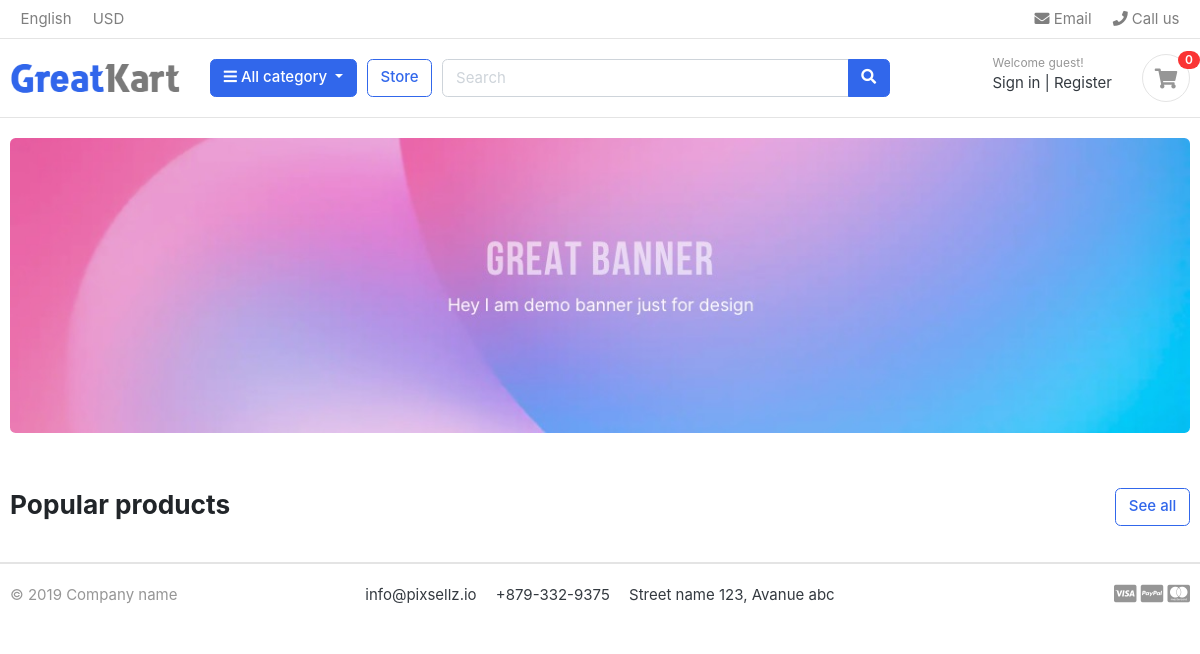
The app's page /, older data.
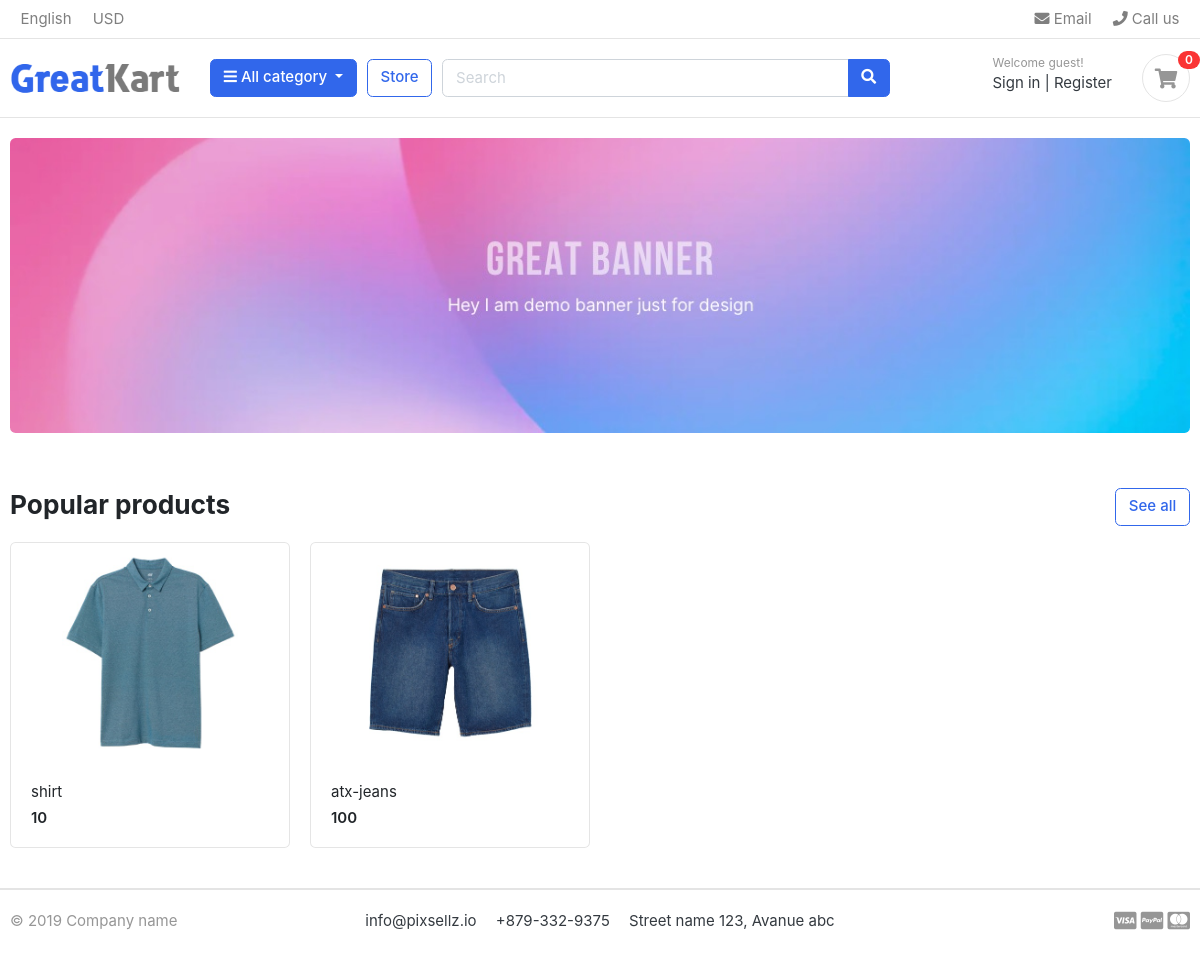
The same page, newer data.
### store/models.py (models this page shows, shortened)
class Product(models.Model):
    product_name    = models.CharField(max_length=200, unique=True)
    slug            = models.SlugField(max_length=200, unique=True)
    description     = models.TextField(max_length=500, blank=True)
    price           = models.IntegerField()
    images          = models.ImageField(upload_to='photos/products')
    stock           = models.IntegerField()
    is_available    = models.BooleanField(default=True)
    category        = models.ForeignKey(Category, on_delete=models.CASCADE)
    created_date    = models.DateTimeField(auto_now_add=True)
    modified_date   = models.DateTimeField(auto_now=True)
    def get_url(self):
        return reverse('product_detail', args=[self.category.slug, self.slug])

### greatcart/views.py (the view)
# urls.py: 2. Add a URL to urlpatterns:  path('', views.home, name='home')
def home(request):
    products = Product.objects.all().filter(is_available=True)
    context = {
        'products': products,
    }
    return render(request,'home.html', context)

### category/context_processors.py (called while the page is built)
def menu_links(request):
    links = Category.objects.all()
    return dict(links=links)

### category/models.py (called while the page is built)
    def get_url(self):
        return reverse('products_by_category', args=[self.slug])

### templates/home.html
{% extends 'base.html' %}
{%  load static %}
{%  block content%}
<section class="section-intro padding-y-sm">
<div class="container">
<div class="intro-banner-wrap">
	<img src="{% static 'images/banners/1.jpg' %}" class="img-fluid rounded">
</div>
</div>
</section>
<section class="section-name padding-y-sm">
<div class="container">
<header class="section-heading">
	<a href="{% url 'store' %}" class="btn btn-outline-primary float-right">See all</a>
	<h3 class="section-title">Popular products</h3>
</header>
<div class="row">
    {% for product in products %}
	<div class="col-md-3">
		<div class="card card-product-grid">
			<a href="{{ product.get_url }}" class="img-wrap"> <img src="{{ product.images.url }}"> </a>
			<figcaption class="info-wrap">
				<a href="{{ product.get_url }}" class="title">{{  product.product_name }}</a>
				<div class="price mt-1">{{ product.price }}</div>
			</figcaption>
		</div>
	</div>
    {% endfor %}
</div>
</div>
</section>
{% endblock %}

Row changes from the older to the newer data that the page shows:
added Product: images (picture), product_name "shirt", price "10"
added Product: images (picture), product_name "atx-jeans", price "100"
